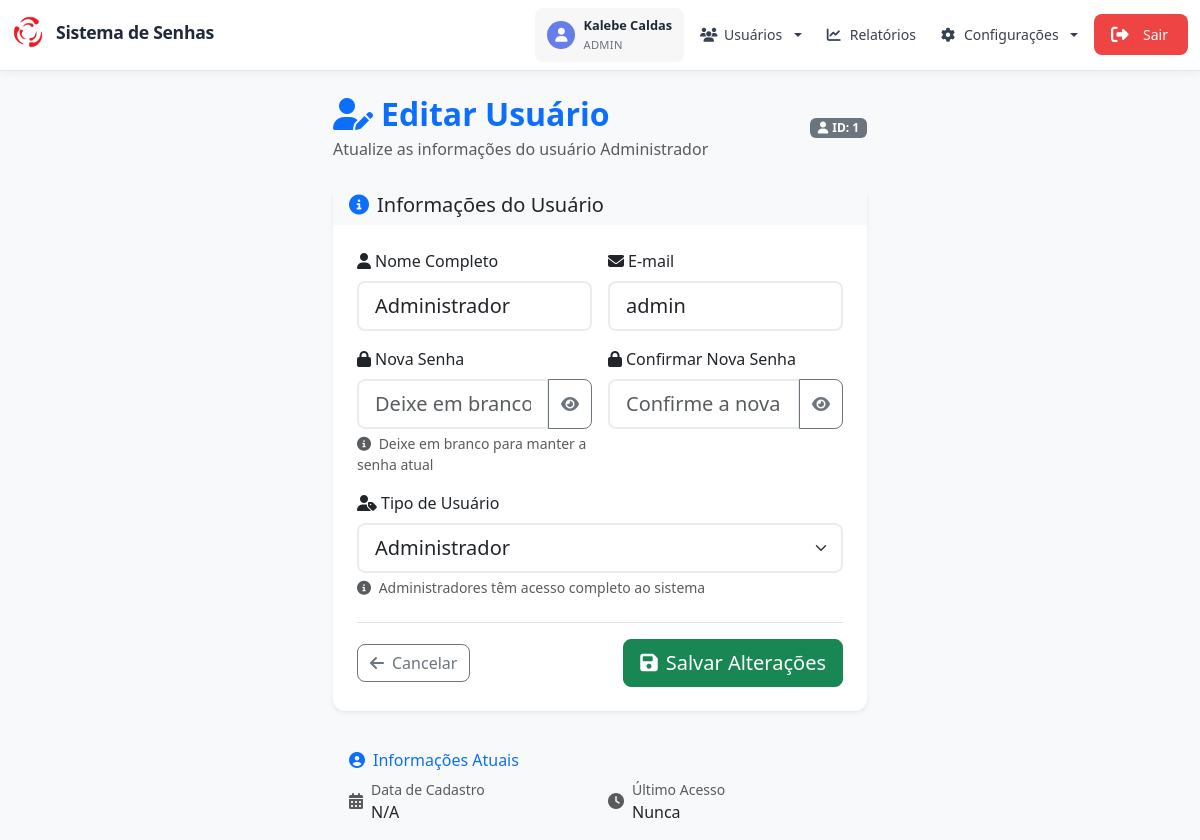
/usuarios/1/editar (signed in), run on the app's committed database.
### app/models.py (models this page shows, shortened)
class ConfiguracaoSistema(db.Model):
    id                = db.Column(db.Integer, primary_key=True)
    cor_fundo         = db.Column(db.String(7), default="#000000")
    cor_texto         = db.Column(db.String(7), default="#FFFFFF")
    cor_rodape        = db.Column(db.String(7), default="#000000")
    logo_path         = db.Column(db.String(255), default="img/logo.png")
    video_path        = db.Column(db.String(255), default="videos/fundo.mp4")
    contorno_senha    = db.Column(db.String(20), default="#000000")
    linha_senha       = db.Column(db.String(20), default="red")
    fundo_senha       = db.Column(db.String(50), default="rgba(255, 255, 255, 0.03)")
    destaque_senha    = db.Column(db.String(20), default="red")
    cor_bemvindo      = db.Column(db.String(20), default="white")
    frase_bemvindo    = db.Column(db.String(100), default="BEM-VINDO AO IAAM")
    cor_hora          = db.Column(db.String(20), default="white")
    voz_azure         = db.Column(db.String(100), default="pt-BR-FranciscaNeural")
    tipo_prioridade     = db.Column(db.String(20), default='intercalamento')  # intercalamento, peso ou alternancia
    intercalamento_valor = db.Column(db.Integer, default=2)
    peso_normal         = db.Column(db.Integer, default=1)
    peso_preferencial   = db.Column(db.Integer, default=3)
    tolerancia_minutos  = db.Column(db.Integer, default=5)

class Usuario(UserMixin, db.Model):
    id     = db.Column(db.Integer, primary_key=True)
    nome   = db.Column(db.String(150), nullable=False)
    email  = db.Column(db.String(150), unique=True, nullable=False)
    senha  = db.Column(db.String(150), nullable=False)
    tipo   = db.Column(db.Enum(Papel), default=Papel.USUARIO, nullable=False)

### app/routes.py (the view, shortened to what this page needs)
@bp.route('/usuarios/<int:id>/editar', methods=['GET', 'POST'])
@login_required
@role_required('admin')
def editar_usuario(id):
    usuario = Usuario.query.get_or_404(id)
    config = ConfiguracaoSistema.query.first()
    return render_template('editar_usuario.html', usuario=usuario, config=config)

### app/auth_utils.py (called while the page is built)
def role_required(*roles):
    def decorator(func):
        @wraps(func)
        def wrapper(*args, **kwargs):
            if not current_user.is_authenticated or current_user.tipo not in roles:
                abort(403)
            return func(*args, **kwargs)
        return wrapper
    return decorator

### app/models.py (called while the page is built)
@login_manager.user_loader
def load_user(user_id):
    return Usuario.query.get(int(user_id))

### app/templates/editar_usuario.html (shortened to what this page needs)
{% extends "base.html" %}
{% block content %}
<div class="container-fluid">
  <div class="row justify-content-center">
    <div class="col-lg-8 col-xl-6">
      <div class="d-flex justify-content-between align-items-center mb-4">
        <div>
          <h2 class="fw-bold text-primary mb-1">
            <i class="fas fa-user-edit me-2"></i>Editar Usuário
          </h2>
          <p class="text-muted mb-0">Atualize as informações do usuário {{ usuario.nome }}</p>
        </div>
        <div class="d-flex align-items-center gap-2">
          <span class="badge bg-secondary">
            <i class="fas fa-user me-1"></i>ID: {{ usuario.id }}
          </span>
        </div>
      </div>
      <div class="card shadow-sm border-0">
        <div class="card-header bg-light border-0">
          <h5 class="card-title mb-0">
            <i class="fas fa-info-circle me-2 text-primary"></i>Informações do Usuário
          </h5>
        </div>
        <div class="card-body p-4">
          <form method="post" id="editar-form" class="needs-validation" novalidate>
            <div class="row g-3">
              <div class="col-md-6">
                <label for="nome" class="form-label fw-medium">
                  <i class="fas fa-user me-1"></i>Nome Completo
                </label>
                <input
                  type="text"
                  name="nome"
                  id="nome"
                  value="{{ usuario.nome }}"
                  class="form-control form-control-lg"
                  required
                  placeholder="Digite o nome completo"
                >
              </div>
              <div class="col-md-6">
                <label for="email" class="form-label fw-medium">
                  <i class="fas fa-envelope me-1"></i>E-mail
                </label>
                <input
                  type="email"
                  name="email"
                  id="email"
                  value="{{ usuario.email }}"
                  class="form-control form-control-lg"
                  required
                  placeholder="exemplo@email.com"
                >
              </div>
              <div class="col-md-6">
                <label for="senha" class="form-label fw-medium">
                  <i class="fas fa-lock me-1"></i>Nova Senha
                </label>
                <div class="input-group">
                  <input
                    type="password"
                    name="senha"
                    id="senha"
                    class="form-control form-control-lg"
                    placeholder="Deixe em branco para manter"
                    minlength="6"
                  >
                  <button
                    class="btn btn-outline-secondary"
                    type="button"
                    id="toggle-password"
                    title="Mostrar/Ocultar senha"
                  >
                    <i class="fas fa-eye"></i>
                  </button>
                </div>
                <div class="form-text">
                  <i class="fas fa-info-circle me-1"></i>
                  Deixe em branco para manter a senha atual
                </div>
              </div>
              <div class="col-md-6">
                <label for="confirmar-senha" class="form-label fw-medium">
                  <i class="fas fa-lock me-1"></i>Confirmar Nova Senha
                </label>
                <div class="input-group">
                  <input
                    type="password"
                    id="confirmar-senha"
                    class="form-control form-control-lg"
                    placeholder="Confirme a nova senha"
                  >
                  <button
                    class="btn btn-outline-secondary"
                    type="button"
                    id="toggle-confirm-password"
                    title="Mostrar/Ocultar senha"
                  >
                    <i class="fas fa-eye"></i>
                  </button>
                </div>
              </div>
              <div class="col-12">
                <label for="tipo" class="form-label fw-medium">
                  <i class="fas fa-user-tag me-1"></i>Tipo de Usuário
                </label>
                <select name="tipo" id="tipo" class="form-select form-select-lg" required>
                  <option value="admin" {% if usuario.tipo.value == 'admin' %}selected{% endif %}>
                    <i class="fas fa-shield-alt me-2"></i>Administrador
                  </option>
                </select>
                <div class="form-text">
                  <i class="fas fa-info-circle me-1"></i>
                  Administradores têm acesso completo ao sistema
                </div>
              </div>
            </div>
            <div class="d-flex justify-content-between align-items-center mt-4 pt-3 border-top">
              <a href="{{ url_for('main.listar_usuarios') }}" class="btn btn-outline-secondary d-flex align-items-center gap-2">
                <i class="fas fa-arrow-left"></i>
                <span>Cancelar</span>
              </a>
              <button type="submit" class="btn btn-success btn-lg d-flex align-items-center gap-2">
                <i class="fas fa-save"></i>
                <span>Salvar Alterações</span>
              </button>
            </div>
          </form>
        </div>
      </div>
      <div class="card mt-4 border-0 bg-light">
        <div class="card-body">
          <h6 class="card-title text-primary">
            <i class="fas fa-user-circle me-2"></i>Informações Atuais
          </h6>
          <div class="row g-3">
            <div class="col-md-6">
              <div class="d-flex align-items-center">
                <i class="fas fa-calendar-alt text-muted me-2"></i>
                <div>
                  <small class="text-muted d-block">Data de Cadastro</small>
                  <span class="fw-medium">{{ usuario.data_cadastro.strftime('%d/%m/%Y') if usuario.data_cadastro else 'N/A' }}</span>
                </div>
              </div>
            </div>
            <div class="col-md-6">
              <div class="d-flex align-items-center">
                <i class="fas fa-clock text-muted me-2"></i>
                <div>
                  <small class="text-muted d-block">Último Acesso</small>
                  <span class="fw-medium">{{ usuario.ultimo_acesso.strftime('%d/%m/%Y %H:%M') if usuario.ultimo_acesso else 'Nunca' }}</span>
                </div>
              </div>
            </div>
          </div>
        </div>
      </div>
    </div>
  </div>
</div>
<div class="toast-container position-fixed bottom-0 end-0 p-3">
</div>
{% endblock %}

### app/templates/partials/navbar.html (shortened to what this page needs)
<nav class="navbar navbar-expand-lg navbar-modern">
  <div class="container-fluid">
    <div class="navbar-brand-container">
      {% if current_user.tipo.value == 'admin' %}
      <form action="{{ url_for('main.painel') }}" method="GET" class="brand-form">
        <button type="submit" class="brand-button">
          <div class="brand-content">
            <img src="{{ url_for('static', filename=config.logo_path) }}" alt="Logo" class="brand-logo">
            <span class="brand-text">Sistema de Senhas</span>
          </div>
        </button>
      </form>
      {% endif %}
    </div>
    <div class="collapse navbar-collapse justify-content-end" id="navbarNav">
      <ul class="navbar-nav align-items-center">
        <li class="nav-item">
          <div class="user-profile">
            <div class="user-avatar">
              <i class="fas fa-user"></i>
            </div>
            <div class="user-info">
              <span class="user-name">{{ current_user.nome }}</span>
              <span class="user-role">{{ 'Admin' if current_user.tipo.value == 'admin' else 'Usuário' }}</span>
            </div>
          </div>
        </li>
        {% if current_user.tipo.value == 'admin' %}
        <li class="nav-item dropdown">
          <a class="nav-link dropdown-toggle"
             href="#" id="dropdownUsuarios" role="button" data-bs-toggle="dropdown" aria-expanded="false">
            <i class="fas fa-users"></i>
            <span>Usuários</span>
          </a>
        </li>
        <li class="nav-item">
          <a class="nav-link" href="{{ url_for('main.relatorios') }}">
            <i class="fas fa-chart-line"></i>
            <span>Relatórios</span>
          </a>
        </li>
        <li class="nav-item dropdown">
          <a class="nav-link dropdown-toggle"
             href="#" id="dropdownEditar" role="button" data-bs-toggle="dropdown" aria-expanded="false">
            <i class="fas fa-cog"></i>
            <span>Configurações</span>
          </a>
        </li>
        {% endif %}
        <li class="nav-item">
          <a class="nav-link logout-button" href="{{ url_for('main.logout') }}">
            <i class="fas fa-sign-out-alt"></i>
            <span>Sair</span>
          </a>
        </li>
      </ul>
    </div>
  </div>
</nav>

### app/templates/partials/navbar.html (style rules this page uses)
.navbar-modern { background: rgba(255, 255, 255, 0.95); backdrop-filter: blur(10px); border-bottom: 1px solid rgba(0, 0, 0, 0.1); box-shadow: 0 2px 10px rgba(0, 0, 0, 0.05); padding: 0.5rem 0; position: sticky; top: 0; z-index: 1030; }
.navbar-brand-container { display: flex; align-items: center; }
.brand-form { margin: 0; padding: 0; }
.brand-button { background: none; border: none; padding: 0; text-decoration: none; color: inherit; transition: all 0.2s ease; }
.brand-content { display: flex; align-items: center; gap: 0.75rem; }
.brand-logo { width: 32px; height: 32px; object-fit: contain; border-radius: 6px; transition: all 0.2s ease; }
.brand-text { font-size: 1.1rem; font-weight: 600; color: #1f2937; letter-spacing: -0.3px; }
.user-profile { display: flex; align-items: center; gap: 0.5rem; padding: 0.5rem 0.75rem; background: rgba(0, 0, 0, 0.03); border-radius: 8px; transition: all 0.2s ease; }
.user-avatar { width: 28px; height: 28px; display: flex; align-items: center; justify-content: center; background: #667eea; border-radius: 50%; color: white; font-size: 0.875rem; }
.user-info { display: flex; flex-direction: column; gap: 0.125rem; }
.user-name { font-size: 0.8rem; font-weight: 600; color: #1f2937; }
.user-role { font-size: 0.7rem; color: #6b7280; text-transform: uppercase; letter-spacing: 0.3px; }
.navbar-nav { gap: 0.5rem; align-items: center; }
.nav-link { display: flex; align-items: center; justify-content: center; gap: 0.5rem; padding: 0.625rem 1rem; color: #374151; text-decoration: none; border-radius: 8px; transition: all 0.2s ease; font-size: 0.875rem; font-weight: 500; min-height: 40px; text-align: center; background: transparent; }
.nav-link i { font-size: 0.875rem; width: 16px; text-align: center; }
.logout-button { background: #ef4444; color: #fff; outline: none; box-shadow: none; border: none; border-radius: 8px; padding: 0.625rem 1.25rem; font-weight: 500; display: flex; align-items: center; justify-content: center; gap: 0.5rem; min-height: 40px; text-align: center; transition: background 0.2s, color 0.2s, transform 0.2s; }
.logout-button i { color: #fff; font-size: 1.1rem; margin-right: 0.5rem; margin-left: -0.2rem; }
.navbar-nav .nav-link:not(.logout-button) { background: transparent !important; color: #374151 !important; outline: none !important; box-shadow: none !important; transition: background 0.2s, color 0.2s, transform 0.2s !important; cursor: default !important; }
.logout-button, .navbar-nav .nav-link.logout-button { background: #ef4444 !important; color: #fff !important; outline: none !important; box-shadow: none !important; border: none !important; border-radius: 8px !important; padding: 0.625rem 1.25rem !important; font-weight: 500 !important; display: flex !important; align-items: center !important; justify-content: center !important; gap: 0.5rem !important; min-height: 40px !important; text-align: center !important; transition: background 0.2s, color 0.2s, transform 0.2s !important; }
.logout-button i, .navbar-nav .nav-link.logout-button i { color: #fff !important; font-size: 1.1rem !important; margin-right: 0.5rem !important; margin-left: -0.2rem !important; }

### app/templates/editar_usuario.html (style rules this page uses)
.card { border-radius: 12px; transition: all 0.2s ease; }
.form-control, .form-select { border-radius: 8px; border: 2px solid #e9ecef; transition: all 0.2s ease; }
.btn { border-radius: 8px; font-weight: 500; transition: all 0.2s ease; }
.input-group .btn { border-radius: 0 8px 8px 0; }
.input-group .form-control { border-radius: 8px 0 0 8px; }

### data on the page
ConfiguracaoSistema: logo_path (picture)
Usuario: nome "Kalebe Caldas", tipo "ADMIN"
Usuario: nome "Administrador", id "1", email "admin", tipo "Administrador"
